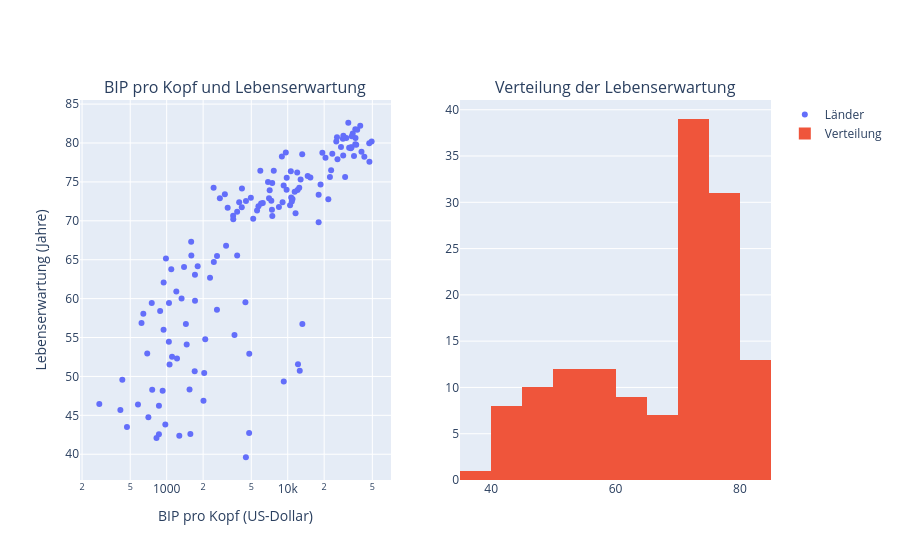

Notebook code cell kept with this figure:
### Markdown cell above
---
## Pflichtaufgabe 4: Koordinierte Ansichten mit gemeinsamem Filter

Erstelle links einen Scatterplot und rechts ein Histogramm. Ein gemeinsames Dropdown filtert beide Ansichten nach Kontinent.

> Dies ist **koordinierte Filterung**, nicht echtes Brushing & Linking. Beim Brushing würde eine direkte Auswahl von Punkten in einer Ansicht die zugehörigen Elemente der anderen Ansicht hervorheben.

Das Grundgerüst erzeugt die beiden Traces. Ergänze das Dropdown so, dass die X- und Y-Daten beider Traces gemeinsam aktualisiert werden.

### Code cell
filters = {"Alle Kontinente": df_2007}
filters.update({
    continent: df_2007.loc[df_2007["continent"] == continent]
    for continent in sorted(df_2007["continent"].unique())
})

fig_linked = make_subplots(
    rows=1, cols=2,
    subplot_titles=("BIP pro Kopf und Lebenserwartung", "Verteilung der Lebenserwartung"),
)
fig_linked.add_trace(
    go.Scatter(
        x=df_2007["gdpPercap"], y=df_2007["lifeExp"], mode="markers",
        text=df_2007["country"], name="Länder",
        hovertemplate="%{text}<br>BIP/Kopf: %{x:,.0f}<br>Lebenserwartung: %{y:.1f}<extra></extra>",
    ), row=1, col=1,
)
fig_linked.add_trace(
    go.Histogram(x=df_2007["lifeExp"], nbinsx=12, name="Verteilung"),
    row=1, col=2,
)

buttons = []
for label, subset in filters.items():
    # Die Listen in args entsprechen der Trace-Reihenfolge: Scatter, Histogramm.
    # TODO: Button mit method="update" und passenden x-/y-Listen ergänzen.
    pass

fig_linked.update_xaxes(type="log", title_text="BIP pro Kopf (US-Dollar)", row=1, col=1)
fig_linked.update_yaxes(title_text="Lebenserwartung (Jahre)", row=1, col=1)
# TODO: Dropdown einsetzen, Titel und oberen Rand anpassen.
# fig_linked.show()

### Figure 1 — Plotly figure (JSON) as saved in the notebook; plotly's stock layout.template omitted (floating-point values rounded to 4 significant figures; data arrays with more than 128 entries replaced by an {"elided": "..."} marker saying what was removed)
{"data": [{"hovertemplate": "%{text}<br>BIP/Kopf: %{x:,.0f}<br>Lebenserwartung: %{y:.1f}<extra></extra>", "mode": "markers", "name": "Länder", "text": {"elided": "142 str values"}, "type": "scatter", "x": {"elided": "142 float values"}, "xaxis": "x", "y": {"elided": "142 float values"}, "yaxis": "y"}, {"name": "Verteilung", "nbinsx": 12, "type": "histogram", "x": {"elided": "142 float values"}, "xaxis": "x2", "yaxis": "y2"}], "layout": {"annotations": [{"font": {"size": 16}, "showarrow": false, "text": "BIP pro Kopf und Lebenserwartung", "x": 0.225, "xanchor": "center", "xref": "paper", "y": 1, "yanchor": "bottom", "yref": "paper"}, {"font": {"size": 16}, "showarrow": false, "text": "Verteilung der Lebenserwartung", "x": 0.775, "xanchor": "center", "xref": "paper", "y": 1, "yanchor": "bottom", "yref": "paper"}], "xaxis": {"anchor": "y", "domain": [0, 0.45], "title": {"text": "BIP pro Kopf (US-Dollar)"}, "type": "log"}, "xaxis2": {"anchor": "y2", "domain": [0.55, 1]}, "yaxis": {"anchor": "x", "domain": [0, 1], "title": {"text": "Lebenserwartung (Jahre)"}}, "yaxis2": {"anchor": "x2", "domain": [0, 1]}}}
